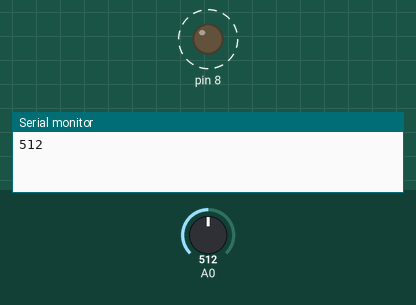
Recording of a sketch running on a simulated Arduino Uno, built with avr-gcc and run on an emulated ATmega328P. On the bench: output pins drawn as LEDs (lit = HIGH), the last lines printed to the serial monitor. Dashed ring = blinking. The test bench sets the inputs (shaded band); at power-on: A0 = 512.

Above: at 1.8 s.
1.9 s: A0 set to 306
At 2.2 s:
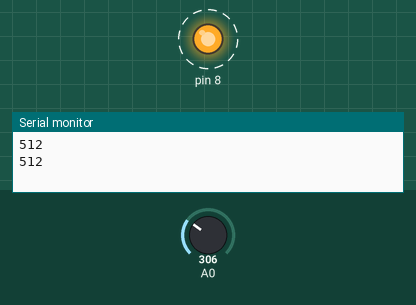
5.4 s: A0 set to 122
At 5.56 s:
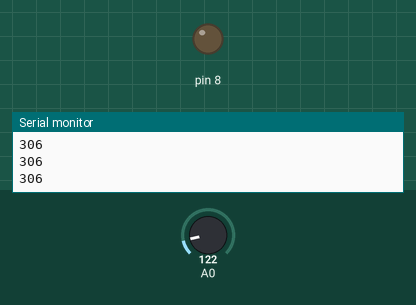
Timing chart, 0 to 14.9 s (numbered marks = the images above; inputs shaded):
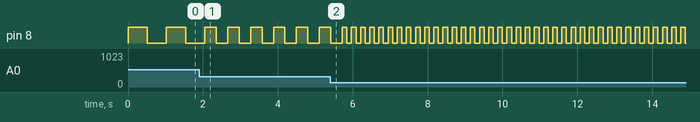

Measured:
- after the input at 1.9 s, pin 8: alternates HIGH for 0.31 s and LOW for 0.31 s, starting after 0.46 s
- by itself, pin 8: alternates HIGH for 0.51 s and LOW for 0.51 s

The sketch:

exe10.ino
```cpp
void setup()
{
    pinMode(8, OUTPUT);
    Serial.begin(9600);
}

void loop()
{
    int value = analogRead(A0);
    digitalWrite(8, HIGH);
    delay(value);

    digitalWrite(8, LOW);
    delay(value);

    Serial.println(value);
}
```
